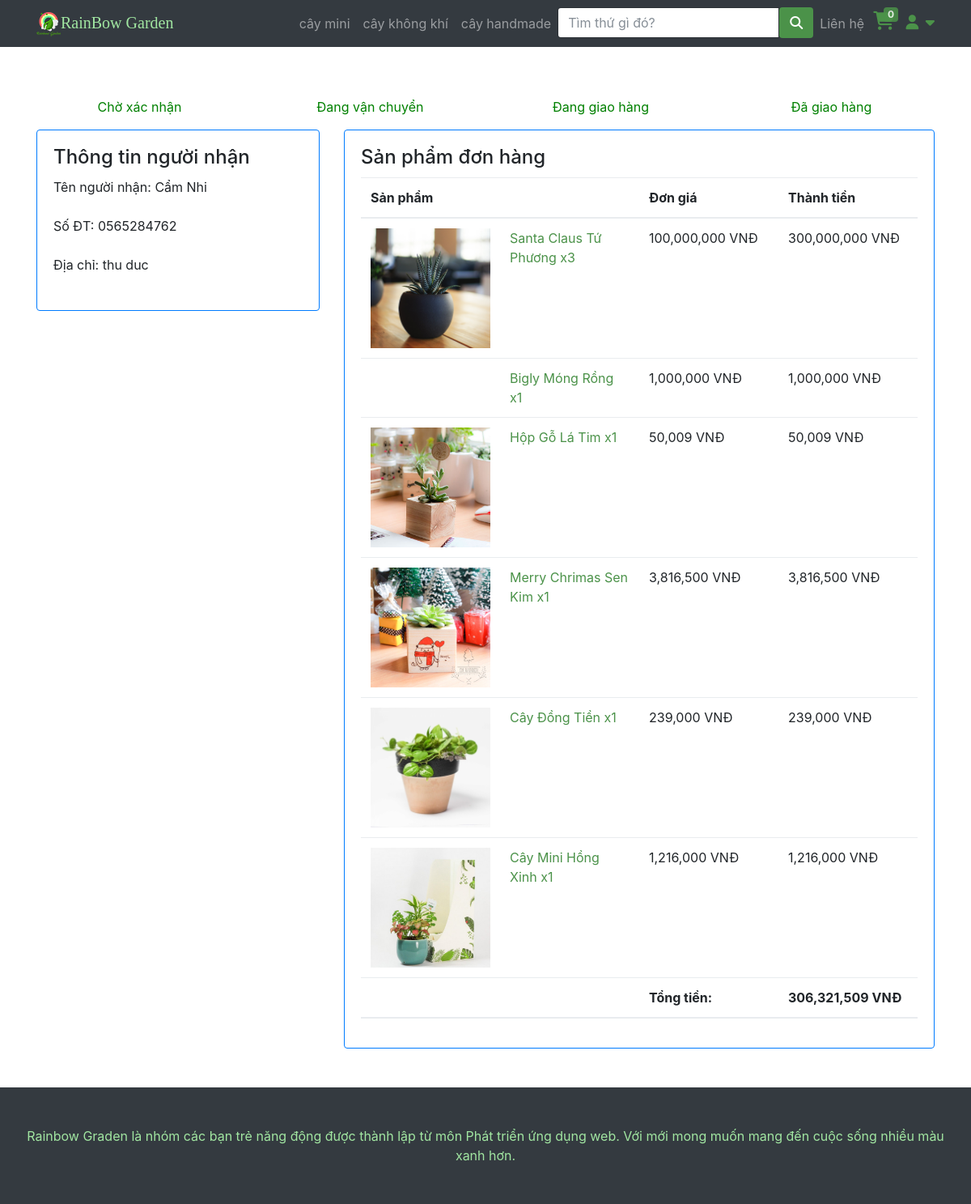
The page /hoadon.php?id=43 (signed in) on the database its author committed.
### tables this page shows
CREATE TABLE IF NOT EXISTS `category` (
  `id` int NOT NULL AUTO_INCREMENT,
  `name` varchar(200) DEFAULT NULL,
  `image` varchar(200) NOT NULL,
  PRIMARY KEY (`id`)
);

CREATE TABLE IF NOT EXISTS `sttorder` (
  `sttID` int NOT NULL AUTO_INCREMENT,
  `sttName` varchar(70) DEFAULT NULL,
  PRIMARY KEY (`sttID`)
);

CREATE TABLE IF NOT EXISTS `order` (
  `id` int NOT NULL AUTO_INCREMENT,
  `createdate` datetime DEFAULT NULL,
  `custom_id` int DEFAULT NULL,
  `fullname` varchar(200) DEFAULT NULL,
  `phone` varchar(20) NOT NULL,
  `sttOrder` int DEFAULT NULL,
  `address` varchar(255) NOT NULL,
  PRIMARY KEY (`id`),
  KEY `custom_id` (`custom_id`),
  KEY `sttOrder` (`sttOrder`)
);

CREATE TABLE IF NOT EXISTS `order_line` (
  `id_order` int NOT NULL,
  `id_product` int NOT NULL,
  `quantity` int DEFAULT NULL,
  `price` double NOT NULL,
  PRIMARY KEY (`id_order`,`id_product`),
  KEY `id_order` (`id_order`,`id_product`),
  KEY `id_product` (`id_product`),
  KEY `id_order_2` (`id_order`),
  KEY `id_product_2` (`id_product`)
);

CREATE TABLE IF NOT EXISTS `product` (
  `id` int NOT NULL AUTO_INCREMENT,
  `name` varchar(200) DEFAULT NULL,
  `saleoff` int DEFAULT NULL,
  `category` int DEFAULT NULL,
  `imagiUrl` varchar(225) DEFAULT NULL,
  `short_descripsion` text,
  `inStock` int DEFAULT '0',
  `isAvailable` tinyint(1) DEFAULT '1',
  PRIMARY KEY (`id`),
  KEY `category` (`category`)
);

### php/connectDB.php (called while the page is built, shortened)
<?php
class DataAccessHelper
{
	static $connection;
	public function connect()
	{
		self::$connection = new mysqli(DB_HOST, DB_USER, DB_PASSWORD, DB_NAME, DB_PORT);
		self::$connection->set_charset(DB_CHARSET);
	}
	public function executeQuery($sql)
	{
		return self::$connection->query($sql);
	}
}

### Cart.php (called while the page is built, shortened)
<?php
$count_cart = 0;

### php/model_oder.php (called while the page is built, shortened)
<?php
class Orders extends DataAccessHelper
{
    static function getOrder_ByID($id, $custom_id)
    {
        $sql = self::$connection->prepare("SELECT * FROM `order` WHERE id = ? AND custom_id =?");
        $sql->bind_param('ii', $id, $custom_id);
        $sql->execute();
        $result = $sql->get_result();
        $items = $result->fetch_assoc();
        return $items;
    }
}

### php/model_stt_order.php (called while the page is built, shortened)
<?php
class STTOrder extends DataAccessHelper
{
    static function getStartNormal()
    {
        $sql = self::$connection->prepare("SELECT * FROM sttorder where sttID != 5");
        $sql->execute();
        $items = $sql->get_result()->fetch_all(MYSQLI_ASSOC);
        return $items;
    }
}

### php/model_oderdetail.php (called while the page is built, shortened)
<?php
class OrderDetail extends DataAccessHelper
{
    static function getOrder_ByOrderId($orderId)
    {
        $sql = self::$connection->prepare("SELECT * FROM order_line WHERE id_order = ?");
        $sql->bind_param('i', $orderId);
        $sql->execute();
        $items = $sql->get_result()->fetch_all(MYSQLI_ASSOC);
        return $items;
    }
}

### php/model_product.php (called while the page is built, shortened)
<?php
class Product extends DataAccessHelper
{
    static function getProductById($id)
    {
        $sql = self::$connection->prepare("SELECT p.* , activePrice(p.id) as price FROM product p WHERE id = ?");
        $sql->bind_param("i", $id);
        $sql->execute();
        $result = $sql->get_result();
        $items = $result->fetch_assoc();
        return $items;
    }
}

### hoadon.php (the view, shortened to what this page needs)
<?php
include 'header.php';
?>
<?php if (isset($_GET['id'])) {
    $idOrder = $_GET['id'];
    $order = Orders::getOrder_ByID($idOrder, $id_user);
    $STTOrders = STTOrder::getStartNormal();
?>
    <div class="container py-5">
        <?php if ($order['sttOrder'] != 5) { ?>
            <div class="row justify-content-center align-items-center g-2 py-3">
                <?php foreach ($STTOrders as $stt): ?>
                    <div <?php echo $order['sttOrder'] >= $stt['sttID'] ? 'style="color: green;"' :  "" ?>class="col text-center"><?php echo $stt['sttName'] ?></div>
                <?php endforeach ?>
            </div>
        <?php } else { ?>
            <div class="text-center text-danger">Đơn hàng đã hủy</div>
        <?php } ?>
        <div class=" row justify-content-center ">
            <div class="col-4">
                <div
                    class="card border-primary">
                    <div class="card-body">
                        <h4 class="card-title">Thông tin người nhận</h4>
                        <p class="card-text">
                            <label>Tên người nhận: </label> <?php echo $order['fullname'] ?>
                        </p>
                        <p class="card-text">
                            <label>Số ĐT: </label> <?php echo $order['phone'] ?>
                        </p>
                        <p class="card-text">
                            <label>Địa chỉ: </label> <?php echo $order['address'] ?>
                        </p>
                    </div>
                </div>
            </div>
            <div class="col-8">
                <div
                    class="card border-primary">
                    <div class="card-body">
                        <h4 class="card-title">Sản phẩm đơn hàng</h4>
                        <div
                            class="table-responsive">
                            <table class="table ">
                                <thead>
                                    <tr>
                                        <th style="width: 25%;" scope="col">Sản phẩm</th>
                                        <th style="width: 25%;" scope="col"></th>
                                        <th style="width: 25%;" scope="col">Đơn giá</th>
                                        <th style="width: 25%;" scope="col">Thành tiền</th>
                                    </tr>
                                </thead>
                                <tbody>
                                    <?php $getOderDetail = OrderDetail::getOrder_ByOrderId($order['id']);
                                    $totalOrder = 0;
                                    foreach ($getOderDetail as $value) :
                                        $pro = Product::getProductById($value['id_product']);
                                        $totalDetail = $value['price'] * $value['quantity'];
                                        $totalOrder += $totalDetail; ?>
                                        <tr class="">
                                            <td> <img src="<?php echo $pro['imagiUrl'] ?>" style="width: 100%;" alt=""> </td>
                                            <td>
                                                <a href=""> <?php echo $pro['name'] ?>
                                                    <span>x<?php echo $value['quantity'] ?></span>
                                                </a>
                                            </td>
                                            <td><?php echo number_format($value['price'], 0) ?> <span>VNĐ</span></td>
                                            <td><?php echo number_format($totalDetail, 0) ?> <span>VNĐ</span></td>
                                        </tr>
                                    <?php endforeach ?>
                                </tbody>
                                <thead>
                                    <tr>
                                        <th style="width: 25%;" scope="col"></th>
                                        <th style="width: 25%;" scope="col"></th>
                                        <th style="width: 25%;" scope="col">Tổng tiền: </th>
                                        <th style="width: 25%;" scope="col"><?php echo number_format($totalOrder, 0) ?> <span>VNĐ</span></th>
                                    </tr>
                                </thead>
                            </table>
                        </div>
                    </div>
                </div>
            </div>
        </div>
    </div>
<?php } ?>
<?php
include 'footer.php';
?>

### header.php (shortened to what this page needs)
<?php
include "php/connectDB.php";
include "php/model_product.php";
include "php/model_oder.php";
include "php/model_oderdetail.php";
include 'php/model_stt_order.php';
$db = new DataAccessHelper;
$db->connect();
include('Cart.php');
?>
<!DOCTYPE html>
<html lang="en">
<head>
    <link href="vendor/bootstrap/css/bootstrap.min.css" rel="stylesheet">
    <link href="css/modern-business.css" rel="stylesheet">
    <link href="css/icon-fonts.min.css" rel="stylesheet">
    <link href="css/settings.css" rel="stylesheet">
    <link href="css/grid-and-effects.css" rel="stylesheet">
    <link href="css/custom.css" rel="stylesheet">
    <link href="css/styles.css" rel="stylesheet">
    <link rel="stylesheet" href="https://cdnjs.cloudflare.com/ajax/libs/font-awesome/6.7.1/css/all.min.css">
</head>
<body>
    <nav class="navbar fixed-top navbar-expand-lg navbar-dark bg-dark fixed-top">
        <div class="container">
            <a class="navbar-brand GreenBrand" href="index.php"><img src="img/logobn.png">RainBow Garden</a>
            <div class="collapse navbar-collapse" id="navbarResponsive">
                <ul class="navbar-nav ml-auto">
                    <?php
                    $query = $db->executeQuery("SELECT * FROM category");
                    $result = mysqli_fetch_all($query, MYSQLI_ASSOC);
                    ?>
                    <?php foreach ($result as $value) : ?>
                        <li class="nav-item">
                            <a class="nav-link" href="loaicay?category=<?php echo $value['id'] ?>"><?php echo $value['name'] ?></a>
                        </li>
                    <?php endforeach; ?>
                    <li>
                        <form class="input-with-submit header-search" method="GET">
                            <div class="input-group">
                                <input type="text" class="form-control" placeholder="Tìm thứ gì đó?" name="tukhoa">
                                <span class="input-group-button">
                                    <button class="btn btn-default" style="background-color: #4b9249" type="submit">
                                        <i class="fa fa-search"></i>
                                    </button>
                                </span>
                            </div>
                        </form>
                    </li>
                    <li class="nav-item dropdown">
                        <a class="nav-link" href="lienhe.php">
                            Liên hệ
                        </a>
                    </li>
                    <li style="width: 40px !important; height: 40px; padding-left: 3px;">
                        <span class="my-cart-icon">
                            <span class=" navRbcart">
                                <a href="myCart.php">
                                </a>
                            </span>
                            <span class="badge badge-notify my-cart-badge"><?php echo $count_cart ?></span>
                        </span>
                    </li>
                    <li class="dropdown navRbaccount">
                        <a class=" fn-bran-light" data-toggle="dropdown" href="#">
                            <i class="fa fa-user fa-fw"></i> <i class="fa fa-caret-down"></i>
                        </a>
                            <?php
                            if (isset($_SESSION['account'])) {
                                $id_user = $_SESSION['account']
                            ?>
                            <?php
                            } ?>
                    </li>
                </ul>
            </div>
        </div>
    </nav>

### css/modern-business.css (style rules this page uses)
body { padding-top: 54px; }
@media (min-width: 992px) { body { padding-top: 56px; } }

### css/grid-and-effects.css (style rules this page uses)
.container { margin-right: auto; margin-left: auto; padding-left: 15px; padding-right: 15px; }
@media (min-width: 768px) { .container, .row.ig_fullwidth { width: 750px; } }
@media (min-width: 992px) { .container, .row.ig_fullwidth { width: 970px; } }
@media (min-width: 1200px) { .container, .row.ig_fullwidth { width: 1170px; } }
.row { margin-left: -15px; margin-right: -15px; }
.collapse { display: none; }
.clearfix:after, .container:after, .container-fluid:after, .row:after { clear: both; content: " "; display: table; }

### css/custom.css (style rules this page uses)
.GreenBrand { color: #a1e6a1 !important; font-family: 'Pacifico', cursive; }
.dropdown { position: relative; display: inline-block; }
.navRbcart { font-size: 23px !important; color: white; position: relative; }
.badge-notify { background:#4b9249; opacity: 0.85; position:relative; top: -40px; left: 13px; }
.navRbaccount { padding-top: 5px; font-size: 18px; }

### css/styles.css (style rules this page uses)
.btn-primary, .btn-primary:active, .btn-primary:focus, .btn-primary:active:focus, .btn-primary:hover, .wpcf7-submit, span.wpcf7-list-item, button, .navbar-toggle, input[type='button'], input[type='reset'], input[type='submit'], .jumbotron .carousel-indicators li.active, .post-item .vertical-center span, .post-item .label-wrap .label, .testimonials .testimonial-control, .testimonials .testimonial-control:first-of-type::before, .testimonials .testimonial-control:last-of-type::before, .cta-button, .brochure-box, .project-navigation a, .pagination a.current, .pagination span.current, .sidebar .widget.widget_nav_menu .menu li:hover, .sidebar .widget.widget_nav_menu .menu li.current-menu-item a, .sidebar .widget.widget_nav_menu .menu li a:hover, .panel-group .panel .panel-heading .accordion-toggle[aria-expanded="true"] { background-color: #a2c046; color: #ffffff; }
.fa { display: inline-block; font: normal normal normal 14px/1 FontAwesome; font-size: inherit; text-rendering: auto; -webkit-font-smoothing: antialiased; -moz-osx-font-smoothing: grayscale; }

### header.php (style rules this page uses)
a { color: #4b9249; }

### rows shown on the page
category: name "cây mini"
category: name "cây không khí"
category: name "cây handmade"
sttorder: sttName "Chờ xác nhận"
sttorder: sttName "Đang vận chuyển"
sttorder: sttName "Đang giao hàng"
sttorder: sttName "Đã giao hàng"
order: fullname "Cẩm Nhi", phone "0565284762", address "thu duc"
order_line: id_product.imagiUrl (picture), id_product.name "Santa Claus Tứ Phương", quantity "3", price "100,000,000", totalDetail "300,000,000"
order_line: id_product.name "Bigly Móng Rồng", quantity "1", price "1,000,000", totalDetail "1,000,000"
order_line: id_product.imagiUrl (picture), id_product.name "Hộp Gỗ Lá Tim", quantity "1", price "50,009", totalDetail "50,009"
order_line: id_product.imagiUrl (picture), id_product.name "Merry Chrimas Sen Kim", quantity "1", price "3,816,500", totalDetail "3,816,500"
order_line: id_product.imagiUrl (picture), id_product.name "Cây Đồng Tiền", quantity "1", price "239,000", totalDetail "239,000"
order_line: id_product.imagiUrl (picture), id_product.name "Cây Mini Hồng Xinh", quantity "1", price "1,216,000", totalDetail "1,216,000"

### other values the page prints
$count_cart "0"
$totalOrder "306,321,509"
